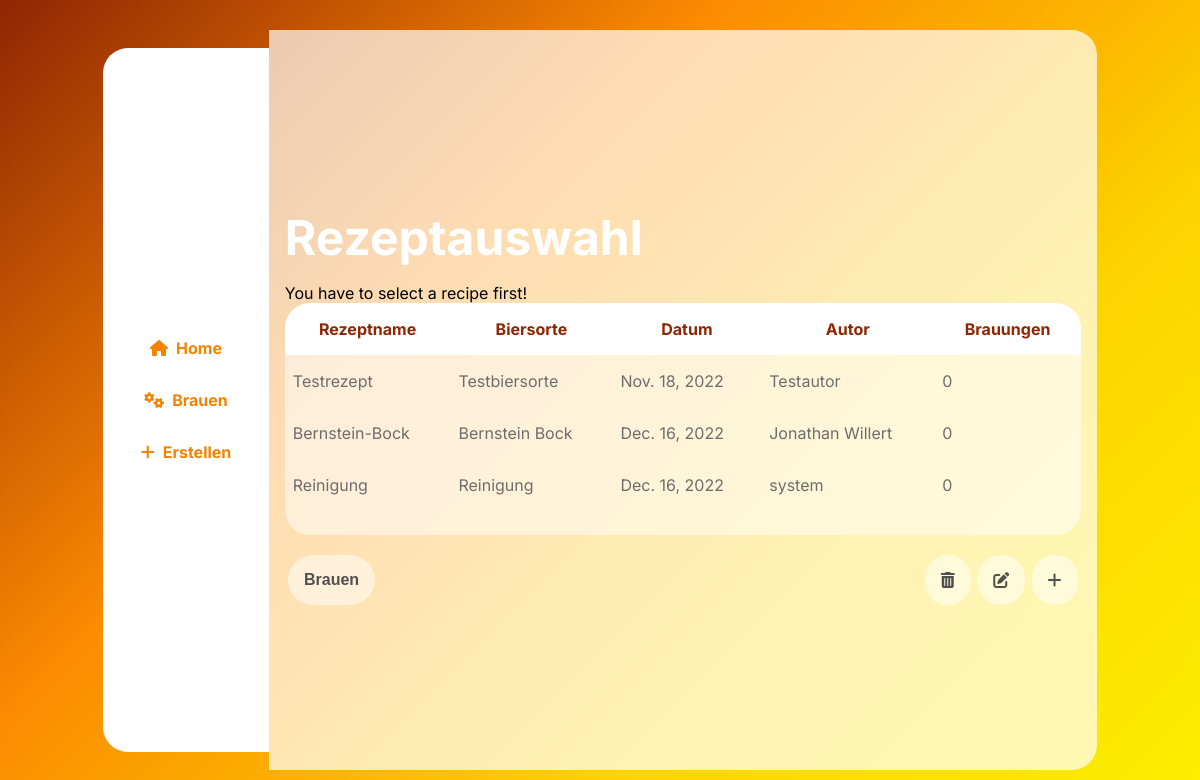
The app's page /brewing (signed in) with its own data.
### brewing/models.py (models this page shows, shortened)
class brew_recipe(models.Model):
    id = models.AutoField(primary_key=True)
    name = models.CharField(max_length=100)
    date = models.DateField(auto_now=True)
    bier_sorte = models.CharField(max_length=100)
    author = models.CharField(max_length=100)
    ausschlagwuerze = models.CharField(max_length=100, default="")
    sudhausausbeute = models.CharField(max_length=100)
    stamwuerze = models.CharField(max_length=100)
    ibu = models.IntegerField()
    ebc = models.IntegerField()
    alcohol = models.FloatField(default=0)
    description = models.TextField(max_length=1000)
    brauwasser = models.CharField(max_length=800)
    schuettung = models.CharField(max_length=800)
    maischplan = models.CharField(max_length=800)
    wuerzekochen = models.CharField(max_length=800)
    gaerung = models.CharField(max_length=800)
    phase = models.CharField(max_length=8000)
    number_of_brews = models.IntegerField(default=0)

### brewing/views.py (the view)
# urls.py: path('', include('brewing.urls')),
def brewing(request):
    if(request.user.is_authenticated):
        if(request.method == "GET"):
            if(brew_system.get_recipe() != None):
                recipe = brew_recipe.objects.get(id=brew_system.get_recipe())
                return render(request, 'brewing/brewing.html', {
                    "recipe": recipe,
                    "status": brew_system.get_status(),
                })
            else:
                return render(request, 'brewing/home.html', {
                    "recipes": brew_recipe.objects.all(),
                    "msg": "You have to select a recipe first!",
                })
        else:
            print(request.POST)
            if(request.POST.get('command') == "set_recipe_id"):
                brew_system.set_recipe(request.POST.get('recipe_id'))
                return redirect('/brewing')
    else:
        return redirect('/login')

### brewing/process/brew_server.py (called while the page is built)
    def get_recipe(self):
        if(self.status["recipe"] != None):
            return(self.status["recipe"])
        else:
            return(None)

### brewing/templates/brewing/home.html (shortened to what this page needs)
{% extends "brewing/template.html" %}
{% load static %}
{% block maincontent %}
<main class="main-xl">
  <h1>Rezeptauswahl</h1>
  {% if msg %}
      <div class="alert alert-success">
        {{ msg }}
      </div>
    {% endif %}
  <div id="recipeTableBox">
  <table id="selectRecipeTable">
    <thead>
      <tr>
        <th onclick="sortTable('name')">Rezeptname</th>
        <th onclick="sortTable('bier_sorte')">Biersorte</th>
        <th onclick="sortTable('date')">Datum</th>
        <th onclick="sortTable('author')">Autor</th>
        <th onclick="sortTable('number_of_brews')">Brauungen</th>
      </tr>
    </thead>
    <tbody>
      {% for recipe in recipes %}
      <tr>
          <td>{{recipe.name}}</td>
          <td>{{recipe.bier_sorte}}</td>
          <td>{{recipe.date}}</td>
          <td>{{recipe.author}}</td>
          <td>{{recipe.number_of_brews}}</td>
      </tr>
      {% endfor %}
    </tbody>
  </table>
</div>
  <div class="recipeButtonBox">
  <form action="{% url 'brewing' %}" id="submit_brewing_form" method="post">
    <button type="button" class="submitButton" id="submitRecipe" onclick="submit_button()">Brauen</button>
  </form>
  <div class="recipeEditButtonBox">
    <button class="submitButton" id="delRecipe"><i class="fa-solid fa-trash-can"></i></button>
    <button type="button" class="submitButton" id="editRecipe"><i class="fa-solid fa-pen-to-square"></i></button>
    <button type="button" class="submitButton" id="addRecipe" onclick="location.href='create'"><i class="fa-solid fa-plus"></i></button>
  </div>
</div>
</main>
{% endblock %}

### brewing/static/css/create.css (style rules this page uses)
h1 { font-size: 3rem; color: white; margin: 1rem 0; }
.submitButton { background: var(--trans05); border: none; border-radius: 25px; padding: 1rem; font-size: 1rem; color: var(--dark-grey); display: flex; justify-content: center; align-items: center; margin: 0.2rem; font-weight: bold; cursor: pointer; }

### brewing/static/css/home.css (style rules this page uses)
.main-xl { width: 100%; border-radius: 0 25px 25px 0; align-items: flex-start; justify-content: center; }
#recipeTableBox { background-color:var(--trans05); padding: 0 0 1.5rem 0; border-radius: 25px; width: 100%; overflow-x: auto; align-self: flex-start; }
#selectRecipeTable { width: 100%; border-spacing: 0px; overflow-x: auto; }
#selectRecipeTable thead { background-color:rgb(255, 255, 255); border-radius: 25px; }
#selectRecipeTable thead tr { border-radius:25px 25px 0 0; }
#selectRecipeTable thead th { color:var(--brown); padding: 1rem; border: none; font-size: 1rem; cursor: pointer; }
#selectRecipeTable thead th:last-child { border-radius:0 25px 0 0; }
#selectRecipeTable tbody { margin-bottom: 1rem; }
#selectRecipeTable tbody tr td { padding: 1rem 0.5rem 1rem 0.5rem; }
#selectRecipeTable tbody tr { cursor: pointer; color:rgb(109, 109, 109); }
.recipeButtonBox { width: 100%; display: flex; flex-direction: row; margin-top: 1rem; justify-content: space-between; }
.recipeEditButtonBox { display: flex; flex-direction: row; }
@media only screen and (min-width: 600px) { .main-xl { width: 100%; height: 105%; } }

### brewing/static/css/template.css (style rules this page uses)
:root { --brown: rgb(144, 37, 4); --orange: rgb(243, 131, 1); --yellow: rgb(253, 237, 0); --white: rgb(255, 255, 255); --dark-grey: rgb(80, 80, 80); --light-grey: rgb(170, 170, 170); --trans03: rgba(255, 255, 255, 0.3); --trans05: rgba(255, 255, 255, 0.5); --trans07: rgba(255, 255, 255, 0.7); --gradient: linear-gradient(135deg, #902504 0%, #FB8B01 36%, #FDD400 70%, #FDEE00 100%); --gradientReverse: linear-gradient(135deg, #FDEE00 0%, #FDD400 36%, #FB8B01 70%, #902504 100%); --gradientWhite: linear-gradient(135deg, rgba(255, 255, 255, 0.7) 0%, rgba(255, 255, 255, 0.3) 100%); }
* { box-sizing: border-box; }
html { width: 100%; height: 100%; padding: 0; margin: 0; overflow: hidden; font-family: 'Inter'; animation-duration: 300ms; animation-timing-function: ease-in-out; }
body { margin: 0; background: var(--gradient); background-repeat: no-repeat; backdrop-filter: blur(4px); z-index: -10; width: 100%; height: 100%; display: flex; align-items: center; justify-content: center; flex-direction: row; padding: 1rem; }
main { background: var(--trans07); height: 105%; overflow-y: auto; padding: 1rem; margin: 0; display: flex; align-items: flex-start; justify-content: flex-start; flex-direction: column; }
button { cursor: pointer; }
@media only screen and (min-width: 600px) { body { flex-direction: row !important; padding: 2rem !important; overflow-y: auto; } }
@media only screen and (min-width: 768px) { body { flex-direction: row !important; padding: 3rem !important; overflow-y: auto; } }

### records on screen
brew_recipe: name "Testrezept", bier_sorte "Testbiersorte", date "Nov. 18, 2022", author "Testautor", number_of_brews "0"
brew_recipe: name "Bernstein-Bock", bier_sorte "Bernstein Bock", date "Dec. 16, 2022", author "Jonathan Willert", number_of_brews "0"
brew_recipe: name "Reinigung", bier_sorte "Reinigung", date "Dec. 16, 2022", author "system", number_of_brews "0"

### other values on screen
{{ msg }} "You have to select a recipe first!"
